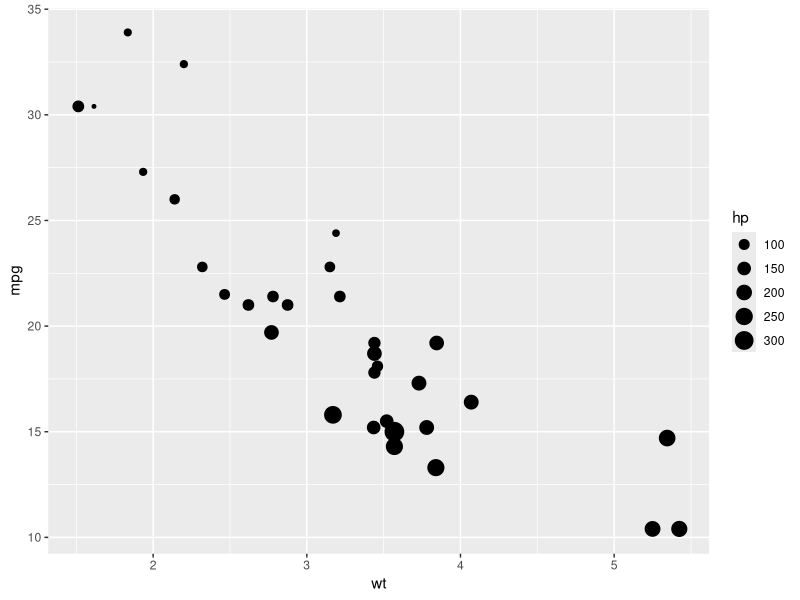
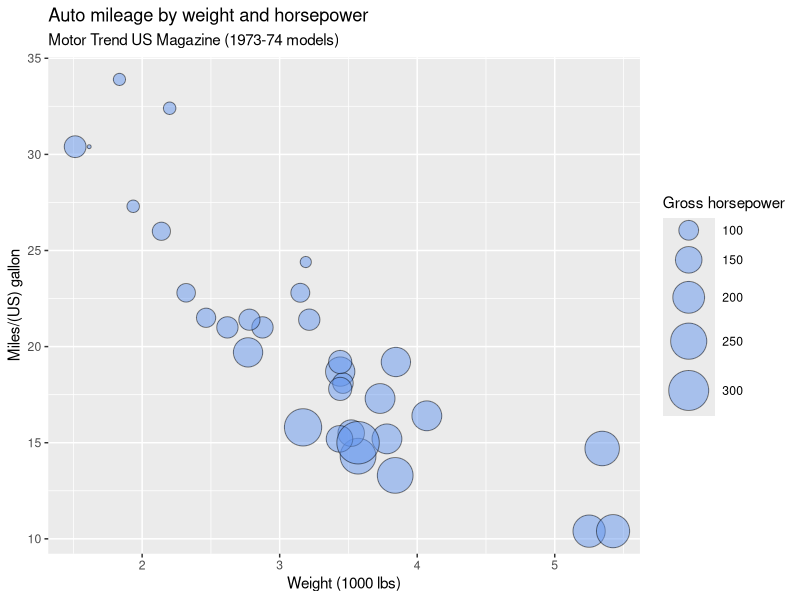

Generate these figures, in order, with R:
library(ggplot2)
library(scatterplot3d)

data(mtcars)
ggplot(mtcars, aes(x = wt, y = mpg, size = hp))+geom_point()
# create a bubble plot with modifications
ggplot(mtcars,        aes(x = wt, y = mpg, size = hp)) +
  geom_point(alpha = .5,
             fill="cornflowerblue",
             color="black",
             shape=21) +
  scale_size_continuous(range = c(1, 14)) +
  labs(title = "Auto mileage by weight and horsepower",
  subtitle = "Motor Trend US Magazine (1973-74 models)",
  x = "Weight (1000 lbs)",       
  y = "Miles/(US) gallon",
  size = "Gross horsepower")
